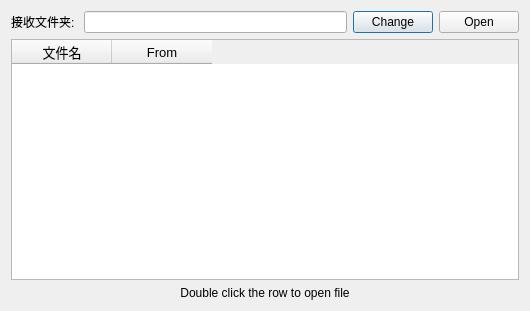
<?xml version="1.0" encoding="UTF-8"?>
<ui version="4.0">
 <class>FileReceiveDialog</class>
 <widget class="QDialog" name="FileReceiveDialog">
  <property name="geometry">
   <rect>
    <x>0</x>
    <y>0</y>
    <width>530</width>
    <height>311</height>
   </rect>
  </property>
  <property name="sizePolicy">
   <sizepolicy hsizetype="Fixed" vsizetype="Fixed">
    <horstretch>0</horstretch>
    <verstretch>0</verstretch>
   </sizepolicy>
  </property>
  <property name="minimumSize">
   <size>
    <width>0</width>
    <height>0</height>
   </size>
  </property>
  <property name="windowTitle">
   <string>文件接收</string>
  </property>
  <property name="windowIcon">
   <iconset resource="../Resources/Resources.qrc">
    <normaloff>:/Core/Core/Logo.png</normaloff>:/Core/Core/Logo.png</iconset>
  </property>
  <layout class="QVBoxLayout" name="main_layout" stretch="0,0,0">
   <item>
    <layout class="QHBoxLayout" name="receive_folder_layout">
     <item>
      <widget class="QLabel" name="receive_folder_label">
       <property name="text">
        <string>接收文件夹: </string>
       </property>
      </widget>
     </item>
     <item>
      <widget class="QLineEdit" name="receive_folder">
       <property name="sizePolicy">
        <sizepolicy hsizetype="Expanding" vsizetype="Minimum">
         <horstretch>0</horstretch>
         <verstretch>0</verstretch>
        </sizepolicy>
       </property>
       <property name="readOnly">
        <bool>true</bool>
       </property>
      </widget>
     </item>
     <item>
      <widget class="QPushButton" name="receive_folder_change">
       <property name="sizePolicy">
        <sizepolicy hsizetype="Minimum" vsizetype="Minimum">
         <horstretch>0</horstretch>
         <verstretch>0</verstretch>
        </sizepolicy>
       </property>
       <property name="text">
        <string>Change</string>
       </property>
      </widget>
     </item>
     <item>
      <widget class="QPushButton" name="receive_folder_open">
       <property name="sizePolicy">
        <sizepolicy hsizetype="Minimum" vsizetype="Minimum">
         <horstretch>0</horstretch>
         <verstretch>0</verstretch>
        </sizepolicy>
       </property>
       <property name="text">
        <string>Open</string>
       </property>
      </widget>
     </item>
    </layout>
   </item>
   <item>
    <widget class="QTableWidget" name="received_files">
     <property name="editTriggers">
      <set>QAbstractItemView::NoEditTriggers</set>
     </property>
     <property name="alternatingRowColors">
      <bool>true</bool>
     </property>
     <property name="selectionMode">
      <enum>QAbstractItemView::SingleSelection</enum>
     </property>
     <property name="selectionBehavior">
      <enum>QAbstractItemView::SelectRows</enum>
     </property>
     <attribute name="verticalHeaderVisible">
      <bool>false</bool>
     </attribute>
     <column>
      <property name="text">
       <string>文件名</string>
      </property>
      <property name="font">
       <font>
        <pointsize>10</pointsize>
       </font>
      </property>
      <property name="textAlignment">
       <set>AlignCenter</set>
      </property>
     </column>
     <column>
      <property name="text">
       <string>From</string>
      </property>
      <property name="font">
       <font>
        <pointsize>10</pointsize>
       </font>
      </property>
      <property name="textAlignment">
       <set>AlignCenter</set>
      </property>
     </column>
    </widget>
   </item>
   <item>
    <widget class="QLabel" name="show_selected_file_guide">
     <property name="text">
      <string>Double click the row to open file</string>
     </property>
     <property name="alignment">
      <set>Qt::AlignCenter</set>
     </property>
    </widget>
   </item>
  </layout>
 </widget>
 <resources>
  <include location="../Resources/Resources.qrc"/>
 </resources>
 <connections>
  <connection>
   <sender>receive_folder_change</sender>
   <signal>clicked()</signal>
   <receiver>FileReceiveDialog</receiver>
   <slot>change_receive_folder()</slot>
   <hints>
    <hint type="sourcelabel">
     <x>557</x>
     <y>32</y>
    </hint>
    <hint type="destinationlabel">
     <x>557</x>
     <y>58</y>
    </hint>
   </hints>
  </connection>
  <connection>
   <sender>receive_folder_open</sender>
   <signal>clicked()</signal>
   <receiver>FileReceiveDialog</receiver>
   <slot>open_receive_folder()</slot>
   <hints>
    <hint type="sourcelabel">
     <x>656</x>
     <y>29</y>
    </hint>
    <hint type="destinationlabel">
     <x>656</x>
     <y>59</y>
    </hint>
   </hints>
  </connection>
  <connection>
   <sender>received_files</sender>
   <signal>itemDoubleClicked(QTableWidgetItem*)</signal>
   <receiver>FileReceiveDialog</receiver>
   <slot>open_selected_file(QTableWidgetItem*)</slot>
   <hints>
    <hint type="sourcelabel">
     <x>286</x>
     <y>244</y>
    </hint>
    <hint type="destinationlabel">
     <x>304</x>
     <y>237</y>
    </hint>
   </hints>
  </connection>
 </connections>
 <slots>
  <slot>change_receive_folder()</slot>
  <slot>open_receive_folder()</slot>
  <slot>open_selected_file(QTableWidgetItem*)</slot>
 </slots>
</ui>
